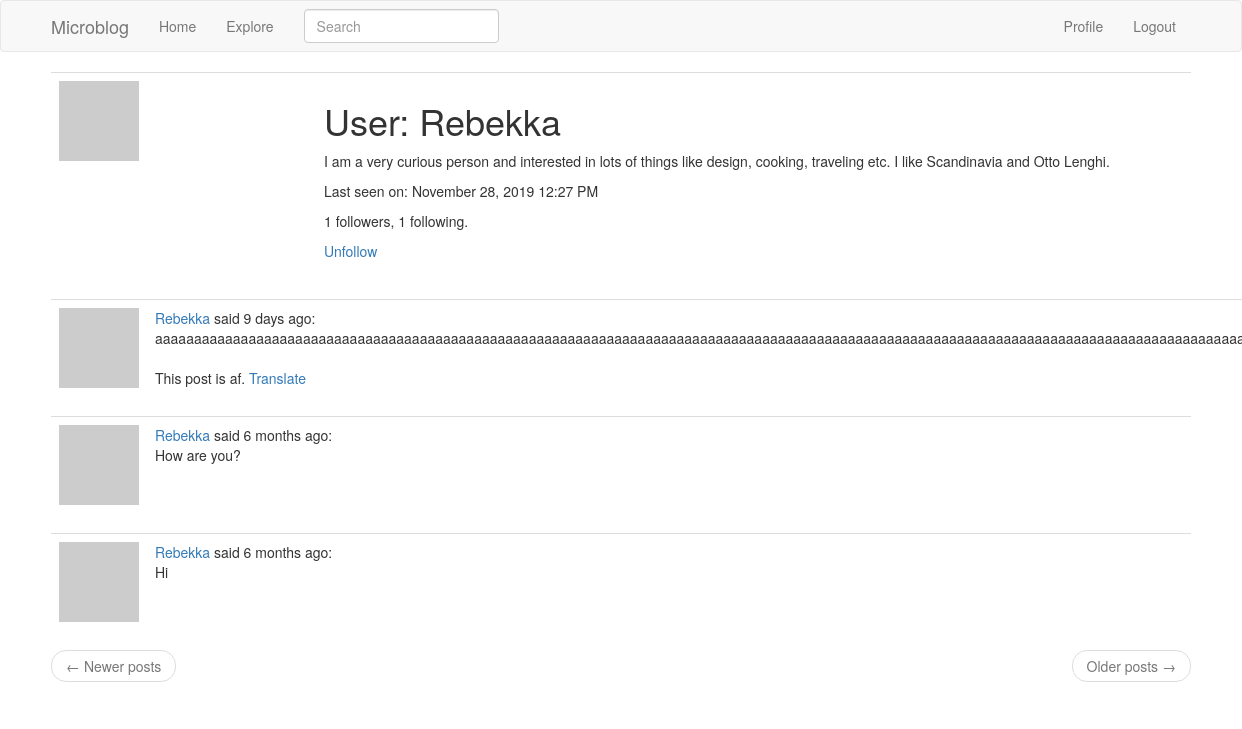
/user/Rebekka (signed in), run on an earlier commit of the app's database.
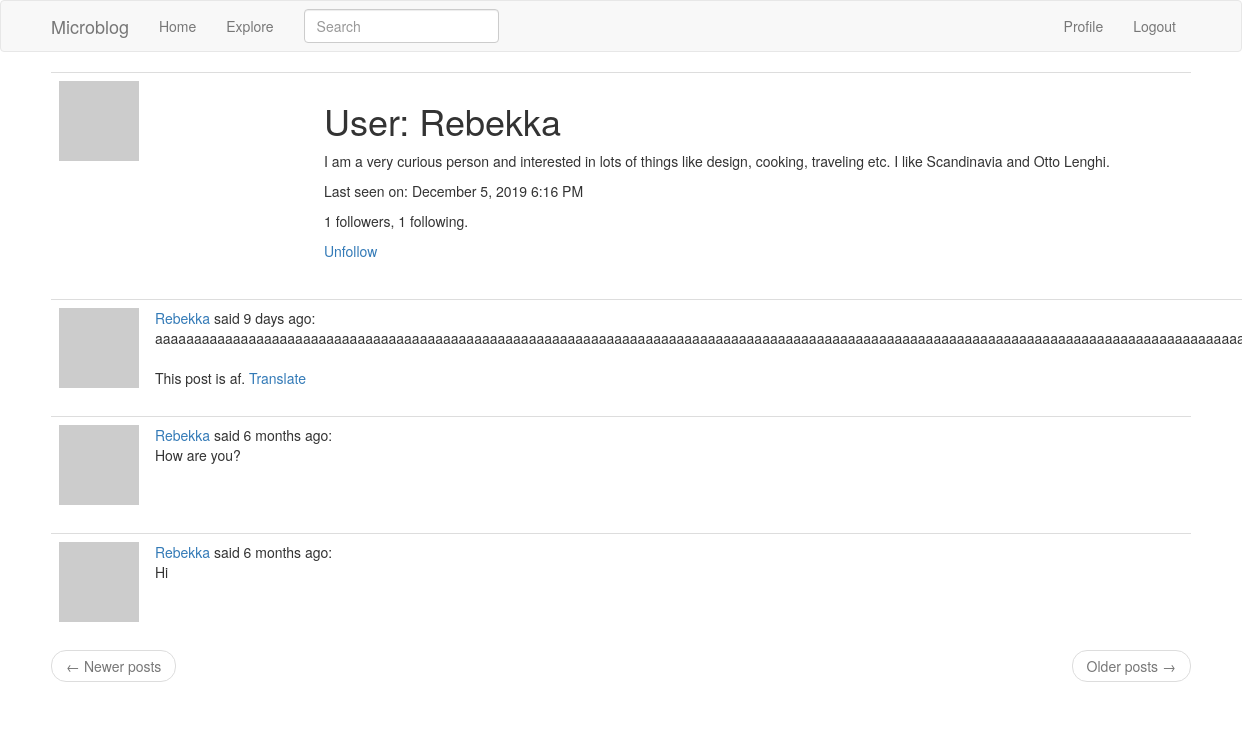
And on a later commit of the database.
### app/models.py (models this page shows, shortened)
class User(UserMixin, db.Model):
    id = db.Column(db.Integer, primary_key=True)
    username = db.Column(db.String(64), index=True, unique=True)
    email = db.Column(db.String(120), index=True, unique=True)
    password_hash = db.Column(db.String(128))
    posts = db.relationship('Post', backref='author', lazy='dynamic')
    about_me = db.Column(db.String(140))
    last_seen = db.Column(db.DateTime, default=datetime.utcnow)
    followed = db.relationship(
        'User', secondary=followers,
        primaryjoin=(followers.c.follower_id == id),
        secondaryjoin=(followers.c.followed_id == id),
        backref=db.backref('followers', lazy='dynamic'), lazy='dynamic')
    def avatar(self, size):
        digest = md5(self.email.lower().encode('utf-8')).hexdigest()
        return 'https://www.gravatar.com/avatar/{}?d=identicon&s={}'.format(digest, size)
    def is_following(self,user):
        return self.followed.filter(followers.c.followed_id == user.id).count() > 0

### app/main/routes.py (the view)
@bp.route('/user/<username>')
@login_required
def user(username):
    user = User.query.filter_by(username=username).first_or_404()
    page = request.args.get('page', 1, type=int)
    posts = user.posts.order_by(Post.timestamp.desc()).paginate(page, current_app.config['POSTS_PER_PAGE'], False)
    next_url = url_for('main.user', username=user.username, page=posts.next_num) if posts.has_next else None
    prev_url = url_for('main.user', username=user.username, page=posts.prev_num) if posts.has_prev else None
    return render_template('user.html', user=user, posts=posts.items, next_url=next_url, prev_url=prev_url, email=user.email)

### app/main/forms.py
class SearchForm(FlaskForm):
    q = StringField('Search', validators=[DataRequired()])
    def __init__(self, *args, **kwargs):
        if 'formdata' not in kwargs:
            kwargs['formdata'] = request.args
        if 'csrf_enabled' not in kwargs:
            kwargs['csrf_enabled'] = False
        super(SearchForm, self).__init__(*args, **kwargs)

### app/main/routes.py (called while the page is built)
@bp.before_app_request
def before_request():
    if current_user.is_authenticated:
        current_user.last_seen = datetime.utcnow()
        db.session.commit()
        g.search_form = SearchForm()

### app/models.py (called while the page is built)
@login.user_loader
def load_user(id):
    return User.query.get(int(id))

    @classmethod
    def before_commit(cls, session):
        session._changes = {
            'add': list(session.new),
            'update': list(session.dirty),
            'delete': list(session.deleted)
        }

### app/templates/user.html
{% extends "base.html" %}
{% block app_content %}
  <table class="table table-hover">
    <tr>
      <td width="265px"><img src="{{ user.avatar(265) }}" alt=""></td>
      <td>
        <h1>User: {{ user.username }}</h1>
        {% if user.about_me %}<p>{{ user.about_me }}</p>{% endif %}
        {% if user.last_seen %}
        <p>Last seen on: {{ moment(user.last_seen).format('LLL') }}</p>
        {% endif %}
        <p>{{ user.followers.count() }} followers, {{ user.followed.count() }} following.</p>
        {% if user == current_user %}
        {% if user.email %}<p>Email: {{ user.email }}</p>{% endif %}
        <p><a href="{{ url_for('main.edit_profile') }}">Edit your profile</a></p>
        {% elif not current_user.is_following(user) %}
        <p><a href="{{ url_for('main.follow', username=user.username) }}">Follow</a></p>
        {% else %}
        <p><a href="{{ url_for('main.unfollow', username=user.username) }}">Unfollow</a></p>
        {% endif %}
      </td>
    </tr>
  </table>
  {% for post in posts %}
    {% include '_post.html' %}
  {% endfor %}
  {% include '_pager.html' %}
{% endblock %}

What changed in the data, as far as the page shows it:
changed User "Rebekka": last_seen "November 28, 2019 12:27 PM" → "December 5, 2019 6:16 PM"
